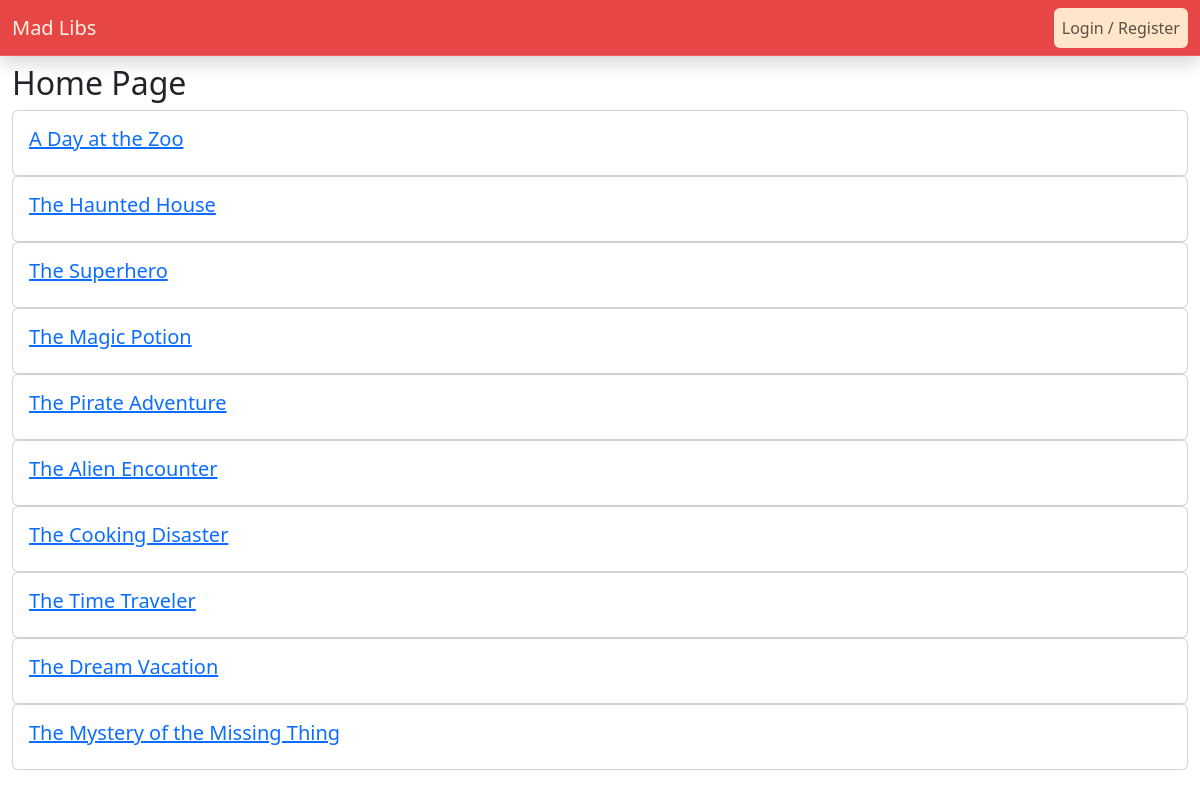
The page / on the database its author committed.
### stories/models.py (models this page shows, shortened)
class Story(models.Model):
    title = models.CharField(max_length=64)
    story = models.TextField(max_length=1024)
    author = models.ForeignKey(settings.AUTH_USER_MODEL, on_delete=models.CASCADE) # Store the users info
    objects = StoryManager()

### stories/views.py (the view)
# urls.py: path('', home_view, name='home'), # Change the index page
def home_view(request, *args, **kwargs):
    my_context = {
        "stories": Story.objects.all(),
        "site_title": "Home"
    }
    return render(request, "home.html", my_context) # return an html template

### stories/templates/home.html
{% extends 'base.html' %}
{% block content %}
{% load static %}
<h2>Home Page</h2>
{% for story in stories %}
<div class="card">
    <div class="card-body">
        <h5 class="card-title"><a href="{% url 'play' story.id %}">{{story.title}}</a></h5>
    </div>
</div>
{% endfor %}
{% endblock %}

### static/styles/style.css (style rules this page uses)
:root { --white: #FFF3E2; --cream: rgb(255, 229, 202); --pink: #FA9884; --red: #E74646; }

### rows shown on the page
Story: title "A Day at the Zoo"
Story: title "The Haunted House"
Story: title "The Superhero"
Story: title "The Magic Potion"
Story: title "The Pirate Adventure"
Story: title "The Alien Encounter"
Story: title "The Cooking Disaster"
Story: title "The Time Traveler"
Story: title "The Dream Vacation"
Story: title "The Mystery of the Missing Thing"
